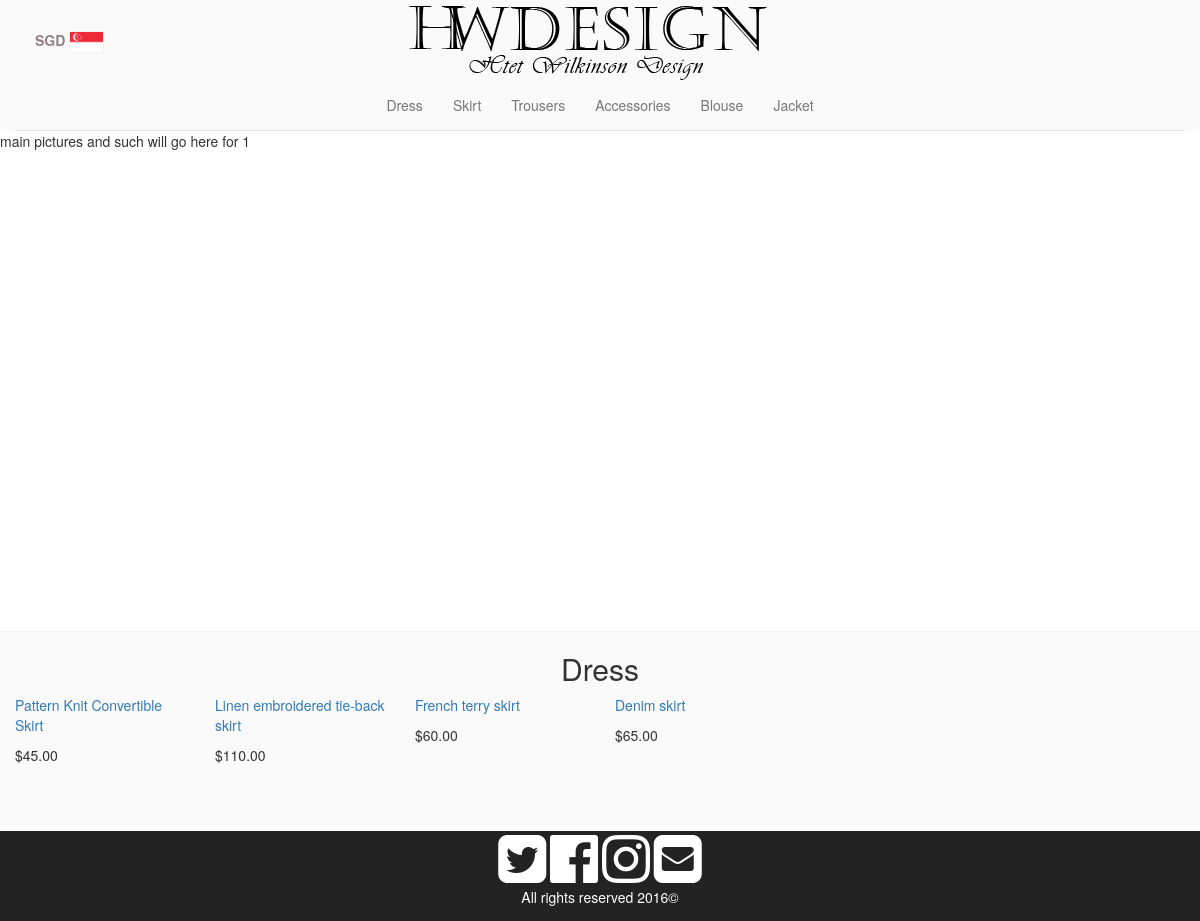
Page /index.php?page=category&categoryID=1 on the committed database.
### tables this page shows
CREATE TABLE `category` (
  `categoryID` int(3) NOT NULL,
  `name` varchar(50) NOT NULL
);

CREATE TABLE `stock` (
  `stockID` int(2) NOT NULL,
  `name` varchar(100) NOT NULL,
  `categoryID` int(2) NOT NULL,
  `price` decimal(5,2) NOT NULL,
  `thumbnail` varchar(100) NOT NULL,
  `bigphoto` varchar(100) NOT NULL,
  `topline` varchar(200) NOT NULL,
  `description` varchar(1000) NOT NULL
);

### pages/categorySecContent.php (the view, shortened to what this page needs)
<?php
	$stock_sql="SELECT stock.stockID, stock.name, stock.price, category.name AS catname FROM stock JOIN category ON stock.categoryID=category.categoryID WHERE stock.categoryID=".$_GET['categoryID'];
	if($stock_query = mysqli_query($dbconnect,$stock_sql)){
		$stock_rs = mysqli_fetch_assoc($stock_query);
	}
	if(mysqli_num_rows($stock_query)==0){
		echo "Sorry we currently have no items in stock";
	} else{ ?>
		<h2><center><?php echo $stock_rs['catname']."<br>"; ?></center></h2>
		<div class="row" id="category-items">
		<?php
			do{
				?>
				<div class="col-xs-2" id="category-items-item">
					<a href="index.php?page=category&categoryID=<?php echo $_GET['categoryID']; ?>&stockID=<?php echo $stock_rs['stockID']; ?>"><p><?php echo $stock_rs['name']; ?></p></a>
					<p>$<?php echo $stock_rs['price']; ?></p>
				</div>
				<?php
			}while ($stock_rs=mysqli_fetch_assoc($stock_query));
		?></div>
		<?php
	}
?>

### header.php (shortened to what this page needs)
<!DOCTYPE html>
<html>
<head>
	<link rel="stylesheet" href="https://maxcdn.bootstrapcdn.com/bootstrap/3.3.7/css/bootstrap.min.css"
>
	<link href="https://maxcdn.bootstrapcdn.com/font-awesome/4.7.0/css/font-awesome.min.css" rel="stylesheet">
	<link href="style/style.css" rel="stylesheet" type="text/css" />
</head>

### index.php
<?php
include("header.php");
?>
<body>
<?php
include("navbar.php");
?>
<div class="container-fluid" id="main-content" style="margin-left: 0px; padding-left: 0px;" >
	<div class="container-fluid" id="main-content-content" style="margin-left: 0px; padding-left: 0px;" >
	<?php
		if(isset($_GET['page'])){
			$page = $_GET['page'];
			include("pages/$page.php");
		}else{
			?><img src="images/banner.jpg" width=100% height="500" ></img><?php
		}
	?>
	</div>
</div>
<div class="container-fluid" id="secondary-content">
<?php
	if(isset($_GET['page'])){
		if(strcmp($_GET['page'], "category") == 0 ){
			include("pages/categorySecContent.php");
		}
	}else{
		include("indexSendCont.php");
	}
?>
</div>
</body>
<div class="container-fluid" id="footer">
<?php
	include("footer.php");
?>
</div>
</html>

### navbar.php (shortened to what this page needs)
<div class="container-fullwidth" id="header-container">
	<div class="row" id="header-logo">
		<div class="col-xs-3" id="sing-flag"><b>SGD</b> <img src="images/singapore-flag.png" height="22px" width="35px"  style="border: 1px solid #f3f2f2;"></div>
		<div class="col-xs-6"><center><a href="index.php"><img src="images/HWDesign.png"></center></a></div>
	</div>
	<div class="container-fluid">
		<div name="nav bar">
			<nav class="navbar navbar-default">
			<div class="container-fluid">
	   			<div class="collapse navbar-collapse" id="nav-bar">
					<ul class="nav navbar-nav">
					<?php
						include("categoryList.php");
							?>
					</ul>
	   			</div>
			</div>
			</nav>
		</div>
	</div>
</div>

### categoryList.php
<?php
	$cat_sql="SELECT * FROM category";
	$cat_query=mysqli_query($dbconnect, $cat_sql);
	$cat_rs=mysqli_fetch_assoc($cat_query);
	do{ ?>
	<li><a href="index.php?page=category&categoryID=<?php echo $cat_rs['categoryID'] ?>">
	<?php echo $cat_rs['name']; ?></a></li>
	<?php
	}while ($cat_rs = mysqli_fetch_assoc($cat_query))
?>

### pages/category.php (shortened to what this page needs)
<?php
	if(!isset($_GET['stockID'])){
		echo "main pictures and such will go here for ".$_GET['categoryID'];
		}
?>

### footer.php
<div id="footer-content">
	<div class="row" id="social-bar">
		<div class="col-xs-3"></div>
		<div class="col-xs-6"><center>
			<i class="fa fa-twitter-square fa-4x" aria-hidden="true"></i>
			<i class="fa fa-facebook-official fa-4x" aria-hidden="true"></i>
			<i class="fa fa-instagram fa-4x" aria-hidden="true"></i>
			<i class="fa fa-envelope-square fa-4x" aria-hidden="true"></i>
		</center></div>
		<div class="col-xs-3"></div>
	</div>
		<div class="row" id="copyright">
		<div class="col-xs-3"></div>
		<div class="col-xs-6"><center>
			All rights reserved <?php echo date("Y"); ?>©
		</center></div>
		<div class="col-xs-3"></div>
	</div>
</div>

### style/style.css (style rules this page uses)
* { text-decoration: none; }
#header-container { width: 100%; background-color: #fafafa; }
#sing-flag { padding-top: 30px; padding-left: 50px; float: center; color: #928080; }
#header-logo { background-color: #fafafa; width: 100%; min-height: 80px; }
#main-content { padding: 0px; background-color:white; width:100%; min-height:500px; _height:500px; }
#main-content-content { padding-right: 0px; }
#secondary-content { background-color: #fafafa; width:100%; min-height:200px; _height:200px; border-top: 1px solid #f3f2f2; }
#footer { background-color: #232323; width: 100%; min-height: 90px; }
#footer-content { color: white; }
html, body { max-width: 100%; overflow-x: hidden; }
.navbar { margin-bottom: 0px !important; padding-bottom: 0px !important; border-right: 0px !important; border-left: 0px !important; border-top: 0px !important; background-color: #fafafa; border-radius: 0 !important; -moz-border-radius: 0 !important; }
.navbar .navbar-nav { display: inline-block; float: none; vertical-align: top; }
.navbar .navbar-collapse { text-align: center; }
#category-items-item { margin: auto; }
#category-items-item p { float: center; }

### rows in the picture
category: name "Dress"
category: name "Skirt"
category: name "Trousers"
category: name "Accessories"
category: name "Blouse"
category: name "Jacket"
stock: name "Pattern Knit Convertible Skirt", price "45.00"
stock: name "Linen embroidered tie-back skirt", price "110.00"
stock: name "French terry skirt", price "60.00"
stock: name "Denim skirt", price "65.00"

### other values in the picture
$_GET['categoryID'] "1"
